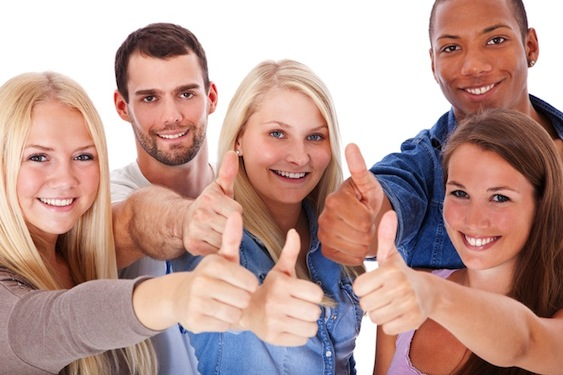
#> input picture imageprocessing/image.jpg, 563 x 375 px
$ python boundary.py
#> lines starting #> are read from the running program, lines starting #| are printed output that depends on the picture; after the words box and inside, x2 and y2 are one past the last pixel; in counts of white or black regions, pixels touching at a corner belong together
import cv2
import numpy as np
import matplotlib.pyplot as plt
image = cv2.imread('image.jpg')
#> image is the input picture: shape (375, 563, 3); mean B, G, R 147.5, 154.6, 187.7


fCascade =cv2.CascadeClassifier('haarcascade_frontalface_default.xml')
imGray=cv2.cvtColor(image,cv2.COLOR_BGR2GRAY)
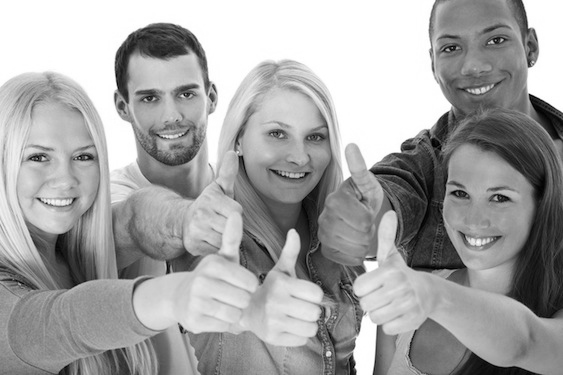
#> imGray: shape (375, 563); min 1, max 255, mean 163.7
plt.subplot(1,2,1)
plt.imshow(cv2.cvtColor(image,cv2.COLOR_BGR2RGB))
plt.subplot(1,2,2)
plt.imshow(imGray,cmap="gray")

face=fCascade.detectMultiScale(imGray,1.3,5)
#> face = [[420, 7, 104, 104], [113, 54, 110, 110], [244, 100, 100, 100], [426, 153, 116, 116], [3, 115, 116, 116]]


x,y,h,w=face[0]
#> x = 420; y = 7; h = 104; w = 104
newFace = image[y:y+h,x:x+w,:]
nfGray=cv2.cvtColor(newFace,cv2.COLOR_BGR2GRAY)
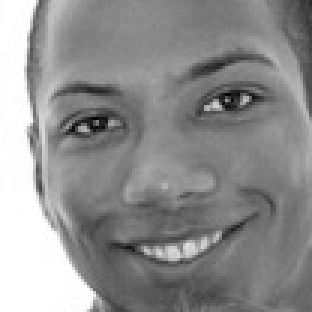
#> nfGray: shape (104, 104) (shown 3 times larger); min 4, max 255, mean 142.6
newFaceEdge =cv2.Canny(nfGray,30,200)
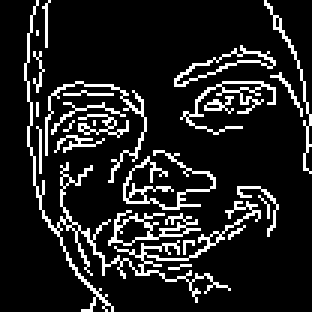
#> newFaceEdge: shape (104, 104) (shown 3 times larger); 13.1% white in thin lines or dots
plt.imshow(newFaceEdge,cmap="gray")
image=cv2.rectangle(image,(x,y),(x+w,y+h),(0,255,255),2)

image=cv2.putText(image,"Scahin",(x,y),cv2.FONT_HERSHEY_COMPLEX_SMALL
,1,(0,255,0),2)
plt.imshow(cv2.cvtColor(image,cv2.COLOR_BGR2RGB))

image=cv2.imread('image.jpg')
imGray=cv2.cvtColor(image,cv2.COLOR_BGR2RGB)
#> imGray: shape (375, 563, 3)
faces=fCascade.detectMultiScale(imGray,1.15,5)
#> faces = [[421, 8, 101, 101], [115, 57, 105, 105], [244, 100, 101, 101], [427, 154, 114, 114], [6, 117, 111, 111]]
for face in faces:
    x,y,h,w=face
    cv2.rectangle(image,(x,y),(x+w,y+h),(0,0,255),2)
#> this loop made 5 passes
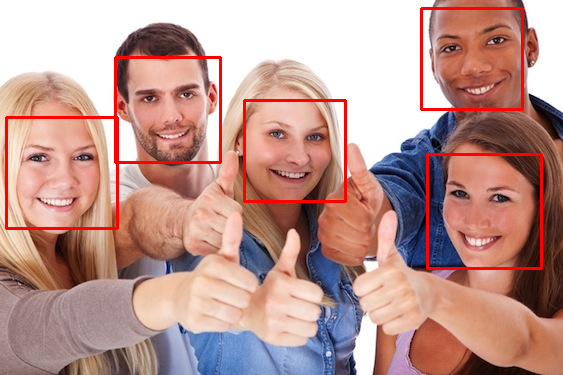
#> image: shape (375, 563, 3); 2.99% of pixels changed, all inside (x1, y1, x2, y2) = (5, 7, 543, 270)
plt.imshow(cv2.cvtColor(image,cv2.COLOR_BGR2RGB))


cap=cv2.VideoCapture(0)
while True:
    ret,image=cap.read()
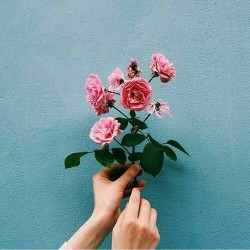
#> input picture imageprocessing/flower.jpg, 250 x 250 px, given in place of the camera
#> image is the input picture: shape (250, 250, 3); mean B, G, R 158.9, 152.2, 121.4

    faceGray=cv2.cvtColor(image,cv2.COLOR_BGR2GRAY)
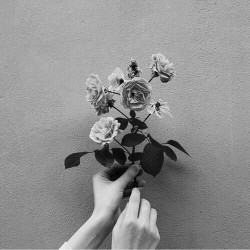
#> faceGray: shape (250, 250); min 3, max 245, mean 143.7
    faces=fCascade.detectMultiScale(faceGray,1.3,5)
#> faces = ()
    edges=cv2.Canny(faceGray,30,200)
#> edges: shape (250, 250); 6.3% white in thin lines or dots, all inside (x1, y1, x2, y2) = (0, 49, 250, 250)
    for face in faces:
        x,y,w,h=face
        cv2.rectangle(edges,(x,y),(x+w,y+h),(255,0,255),2)
#> this loop made 0 passes
    cv2.imshow('Video',image)
    if cv2.waitKey(1) ==27:
#> (key Esc is pressed here)
        cap.release()
        cv2.destroyAllWindows()
        break
cap.release()
cv2.destroyAllWindows()
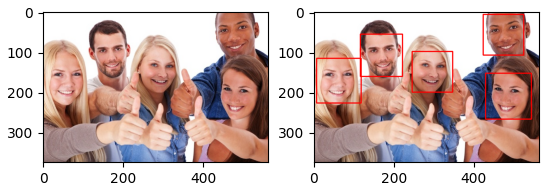
#> figure drawn by matplotlib, 2 panels
